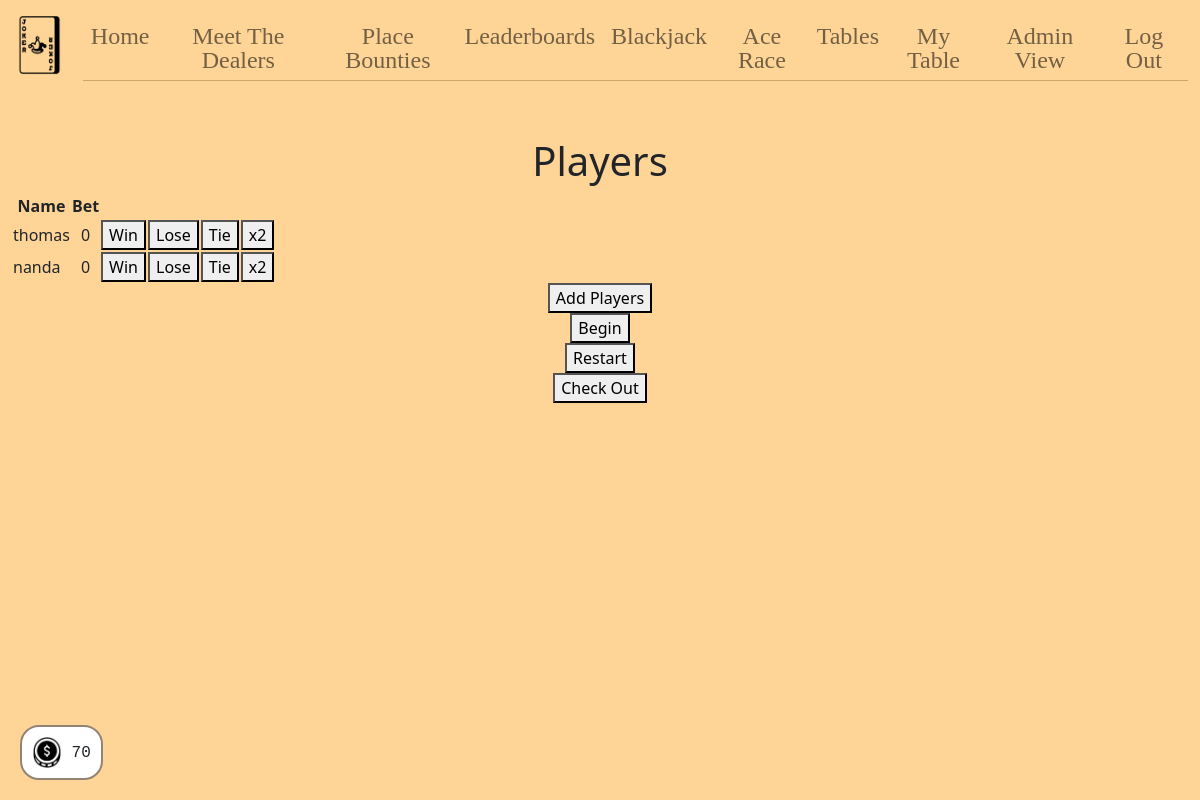
/blackjacktable (signed in), run on an earlier commit of the app's database.
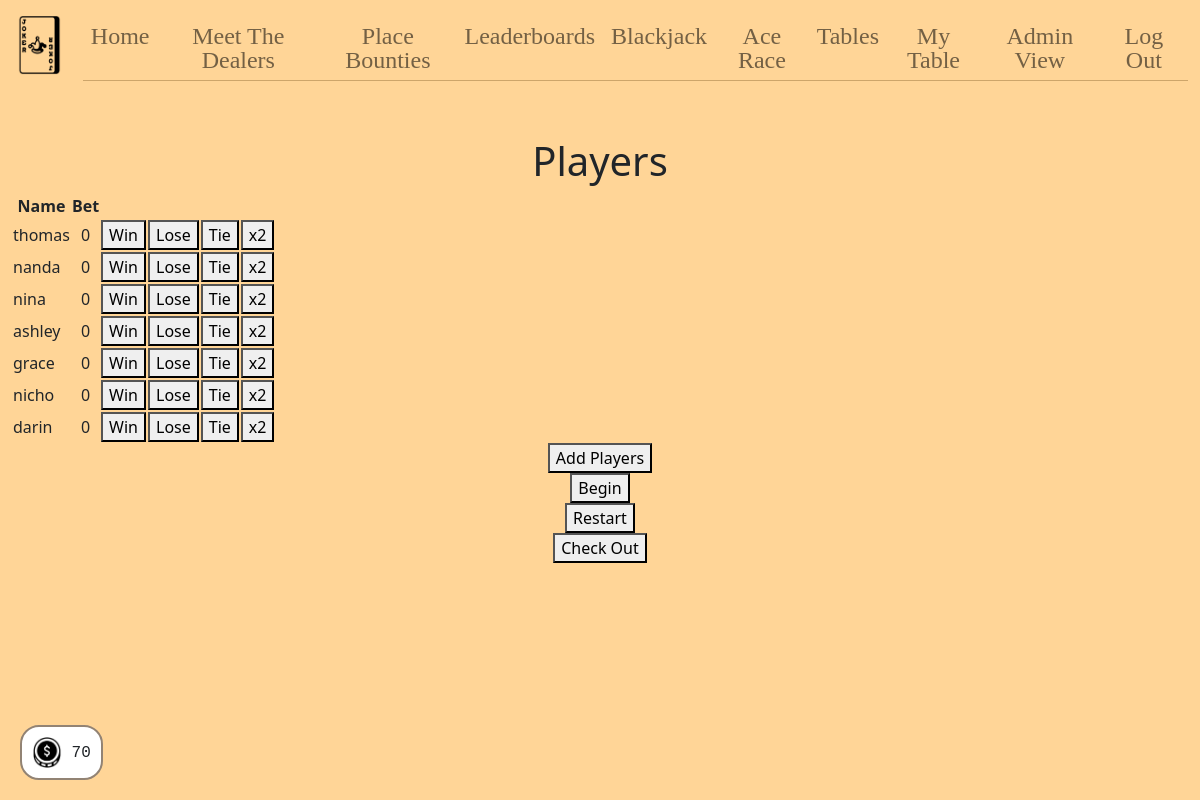
And on a later commit of the database.
### tables this page shows
CREATE TABLE blackjack (
id INTEGER PRIMARY KEY AUTOINCREMENT,
bet INTEGER DEFAULT 0 NOT NULL,
player INTEGER DEFAULT 0,
name TEXT
);

### app.py (the view)
@app.route("/blackjacktable", methods=["GET", "POST"])
@login_required
def blackjacktable():
    if request.method == "POST":
        dealer = request.form.get("id")
        if dealer:
            db.execute("UPDATE tables SET dealerid = ? WHERE id = 8", dealer)
            row = db.execute("SELECT * FROM tables WHERE id = 8")
            session["occupied8"] = True
            session["dealerid8"] = row[0]["dealerid"]
        players = db.execute("SELECT * FROM blackjack")
        persons = db.execute("SELECT * FROM users WHERE poker = 0")
        eliminated = request.form.get("eliminated")
        if eliminated:
            return render_template("eliminate.html", players=players, eliminated=eliminated)
        return render_template("blackjacktable.html", dealer=dealer, players=players, persons=persons)
    else:
        rows = db.execute("SELECT * FROM tables WHERE id = 8")
        dealer = rows[0]["dealerid"]
        if dealer == session["user_id"]:
            session["occupied8"] = True
        session["dealerid8"] = dealer
        players = db.execute("SELECT * FROM blackjack")
        persons = db.execute("SELECT * FROM users WHERE poker = 0")
        return render_template("blackjacktable.html", dealer=dealer, players=players, persons=persons)

### app.py (called while the page is built)
@app.after_request
def after_request(response):
    response.headers["Cache-Control"] = "no-cache, no-store, must-revalidate"
    response.headers["Expires"] = 0
    response.headers["Pragma"] = "no-cache"
    return response

### helpers.py (called while the page is built)
def login_required(f):
    @wraps(f)
    def decorated_function(*args, **kwargs):
        if session.get("user_id") is None:
            return redirect("/login")
        return f(*args, **kwargs)
    return decorated_function

### templates/blackjacktable.html (shortened to what this page needs)
{% extends "layout.html" %}
{% block main %}
    {% if session["dealer"] == 1 %}
        {% if session["occupied8"] == False or not session["occupied8"] %}
            <div>
                <form action="/blackjacktable" method="post">
                    <input name="id" type="hidden" value="{{ session["user_id"] }}">
                    <button type="submit">Check In</button>
                </form>
            </div>
        {% elif session["dealerid8"] == session["user_id"] or session["admin"] == 1 %}
            <div id="mainPage">
            <h1>Players</h1>
            <table>
                <thead>
                    <tr>
                        <th>Name</th>
                        <th>Bet</th>
                    </tr>
                </thead>
                <tbody>
                {% for player in players %}
                    <tr class="">
                        <td class="text-start">{{ player["name"] }}</td>
                        <td>{{ player["bet"] }}</td>
                        <td>
                            <form id="winner" action="/bjlogic" method="post">
                                <button type="submit" class="buttons">Win</button>
                            </form>
                        </td>
                        <td>
                            <form id="winner" action="/bjlogic" method="post">
                                <button type="submit" class="buttons">Lose</button>
                            </form>
                        </td>
                        <td>
                            <form id="winner" action="/bjlogic" method="post">
                                <button type="submit" class="buttons">Tie</button>
                            </form>
                        </td>
                        <td>
                            <form id="winner" action="/bjlogic" method="post">
                                <button type="submit" class="buttons">x2</button>
                            </form>
                        </td>
                    </tr>
                {% endfor %}
                </tbody>
            </table>
            <div>
                <button id="myBtn">Add Players</button>
            </div>
            <div>
                <form action="/playingstatus" method="post">
                    <button>Begin</button>
                </form>
            </div>
            <div>
                <form action="/playingstatus" method="post">
                    <button>Restart</button>
                </form>
            </div>
            <div>
                <form action="/bjcheckout" method="post">
                    <button type="submit">Check Out</button>
                </form>
            </div>
        </div>
        {% else %}
            <div>
                You aren't authorized to access this page !
            </div>
        {% endif %}
    {% endif %}
{% endblock %}
{% block footer %}
    <div id="value-container"><img class="img-fluid money" src="/static/money.png"> {{ session["hp"] }} </div>
{% endblock %}

### templates/layout.html (shortened to what this page needs)
<!DOCTYPE html>
<html lang="en">
    <head>
        <link href="https://cdn.jsdelivr.net/npm/bootstrap@5.1.3/dist/css/bootstrap.min.css" rel="stylesheet">
        <link href="/static/styles.css" rel="stylesheet">
        <link href="/static/popups.css" rel="stylesheet">
    </head>
    <body>
        <nav class="bg-light navbar navbar-expand-md navbar-light">
            <div class="container-fluid">
                <a class="navbar-brand" href="/"><img class="img-fluid jokerimg" src="/static/poker-cards.png"></a>
                <div class="collapse navbar-collapse" id="navbar">
                    {% if session["admin"] == 1 %}
                        <ul class="navbar-nav me-auto mt-2 text-center navfont">
                            <li class="nav-item"><a class="nav-link" href="/home">Home</a></li>
                            <li class="nav-item"><a class="nav-link" href="/dealers">Meet The Dealers</a></li>
                            <li class="nav-item"><a class="nav-link" href="/players">Place Bounties</a></li>
                            <li class="nav-item"><a class="nav-link" href="/leaderboard">Leaderboards</a></li>
                            <li class="nav-item"><a class="nav-link" href="/blackjack">Blackjack</a></li>
                            <li class="nav-item"><a class="nav-link" href="/acerace">Ace Race</a></li>
                            <li class="nav-item"><a class="nav-link" href="/tables">Tables</a></li>
                            <li class="nav-item"><a class="nav-link" href="/myTable">My Table</a></li>
                            <li class="nav-item"><a class="nav-link" href="/admin">Admin View</a></li>
                        </ul>
                        <ul class="navbar-nav ms-auto mt-2 text-center navfont">
                            <li class="nav-item"><a class="nav-link" href="/logout">Log Out</a></li>
                        </ul>
                    {% endif %}
                </div>
            </div>
        </nav>
        <main class="container-fluid py-5 text-center">
            {% block main %}{% endblock %}
        </main>
    </body>
    <footer>
        {% block footer %}{% endblock %}
    </footer>
</html>

### static/styles.css (style rules this page uses)
nav .navbar-brand { font-size: xx-large; }
.bg-light { --bs-bg-opacity: 0; }
.container-fluid { background-color: #FFD597; }
body { background-color: #FFD597; }
.jokerimg { x: 10; width: 60px; height: 60px; }
.money { width: 30px; height: 30; }
.navbar-nav li { border-bottom: 1px solid #CDA56A; }
.navbar-nav li a { color: #924828; }
.navfont { color: #924848; font-family: Poppins; font-style: bold; font-size: 24px; line-height: 36px; line-height: 100%; letter-spacing: 4%; }

### static/popups.css (style rules this page uses)
#value-container { position: fixed; bottom: 20px; left: 20px; padding: 10px; background-color: #FFFFFF; border-radius: 19px; border: 2px solid #928374; font-family: monospace; }

What changed in the data, as far as the page shows it:
added blackjack: name "nina", bet "0"
added blackjack: name "ashley", bet "0"
added blackjack: name "grace", bet "0"
added blackjack: name "nicho", bet "0"
added blackjack: name "darin", bet "0"
